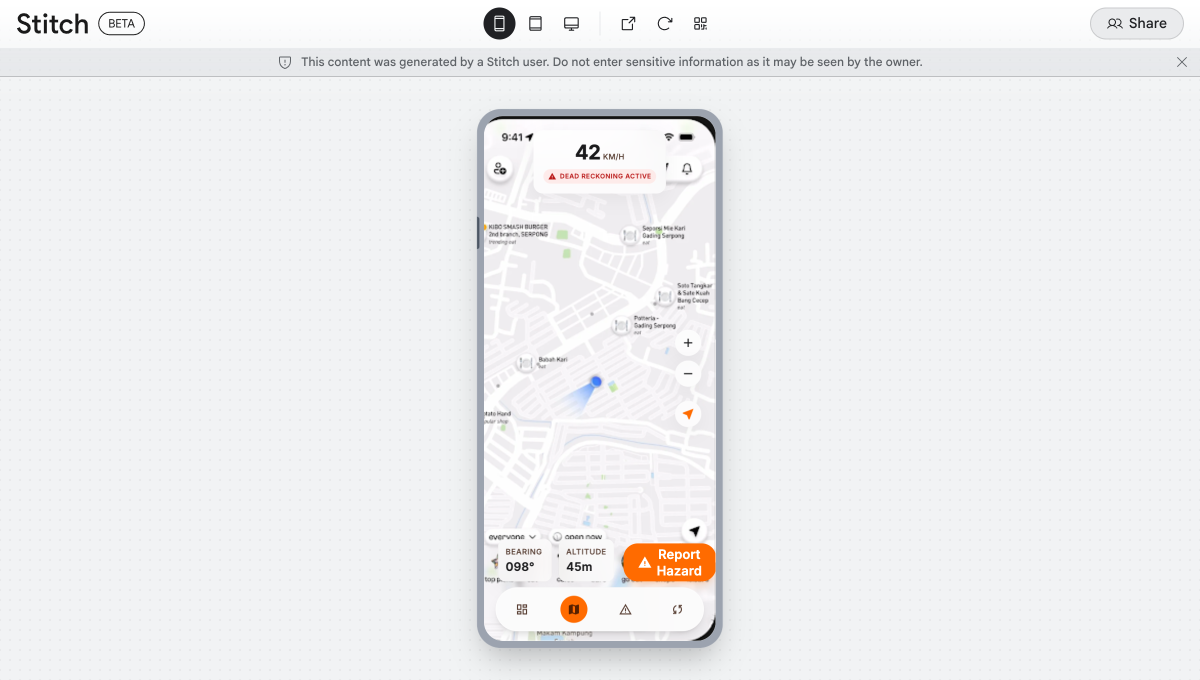
#> input picture stitch-design.png, 2400 x 1360 px, given as the content of the folder ../stitch-design.png, which was not available (shown at 1/2 size)
$ python contact_sheet.py --src ../stitch-design.png --out out.png
#> lines starting #> are read from the running program, lines starting #| are printed output that depends on the picture; pictures that were not available may be replaced by others from this repository, and a replacement may not be noted
#!/usr/bin/env python3
"""Tile a sample of images into one grid, for eyeballing a harvested pool.

    ai-services/.venv/bin/python scripts/contact_sheet.py \
        --src data/raw/vision/commons/LANDSLIDE --out /tmp/sheet.jpg --n 60

Why this is a required step and not a nicety
---------------------------------------------
`harvest_commons_vision.py` rejects by file title and
`build_vision_dataset.py` rejects by source category, and between them they
catch maps, icons, diagrams and paintings whose names or categories give them
away. Neither can catch a photograph that is correctly titled, correctly
categorised and still the wrong thing -- a close-up of a rock, a museum
display about a landslide, a portrait of a geologist standing near one.

The only instrument for that is a person looking at the images, and looking at
900 files one at a time is not something anyone actually does. A contact sheet
makes the pool reviewable in a few seconds, which is the difference between a
spot-check happening and a spot-check being skipped.

This is how the shipped model's real problem would have been caught before it
was trained: forty tiles of false-colour satellite squares next to forty tiles
of aerial photographs is instantly, visibly two modalities rather than two
hazards. No metric on the training data showed it -- the test accuracy was
1.00 -- but a glance at the images does.

Sampling is deterministic and spread across the pool
-----------------------------------------------------
An evenly-spaced sample over the sorted file list, not the first N and not a
fresh random draw each run. The first N would be one alphabetical slice, which
on a Commons harvest means one category and one photographer. A fixed seed
makes two runs comparable, so a sheet from before and after a filter change
shows what the change did.
"""
from __future__ import annotations

import argparse
import sys
from pathlib import Path

from PIL import Image, ImageDraw

IMG_EXT = {".jpg", ".jpeg", ".png"}


def main() -> int:
    ap = argparse.ArgumentParser(description=__doc__,
                                 formatter_class=argparse.RawDescriptionHelpFormatter)
    ap.add_argument("--src", type=Path, required=True)
    ap.add_argument("--out", type=Path, required=True)
    ap.add_argument("--n", type=int, default=60, help="tiles to show")
    ap.add_argument("--cols", type=int, default=10)
    ap.add_argument("--tile", type=int, default=160, help="tile edge in px")
    ap.add_argument("--label", action="store_true",
                    help="draw an index on each tile, to name a bad one")
    ap.add_argument("--start", type=int, default=None,
                    help="review a contiguous slice from this index instead of "
                         "sampling; indices then match the sorted pool, which "
                         "is what an exclusion list has to refer to")
    args = ap.parse_args()

    files = sorted(p for p in args.src.rglob("*")
                   if p.is_file() and p.suffix.lower() in IMG_EXT)
    if not files:
        print(f"error: no images under {args.src}", file=sys.stderr)
        return 1

    if args.start is not None:
        # Contiguous slice: for an exhaustive review, where every image must
        # be seen exactly once and its index must be stable across sheets.
        step = 1
        offset = args.start
        picked = files[args.start:args.start + args.n]
    else:
        # Evenly spaced across the whole pool rather than the first n.
        step = max(1, len(files) // args.n)
        offset = 0
        picked = files[::step][:args.n]

    cols = args.cols
    rows = (len(picked) + cols - 1) // cols
    t = args.tile
    sheet = Image.new("RGB", (cols * t, rows * t), (24, 24, 24))
#> sheet: PIL image 1600x160 RGB; every value is 24
    draw = ImageDraw.Draw(sheet)

    for i, path in enumerate(picked):
        try:
            with Image.open(path) as im:
#> im is the input picture: PIL image 2400x1360 RGB; mean R, G, B 238.3, 239.1, 239.9
                im = im.convert("RGB")
                # Cover-crop to square so every tile is the same size and the
                # grid stays readable; letterboxing wastes half the sheet.
                w, h = im.size
#> w = 2400; h = 1360
                side = min(w, h)
#> side = 1360
                im = im.crop(((w - side) // 2, (h - side) // 2,
                              (w + side) // 2, (h + side) // 2))
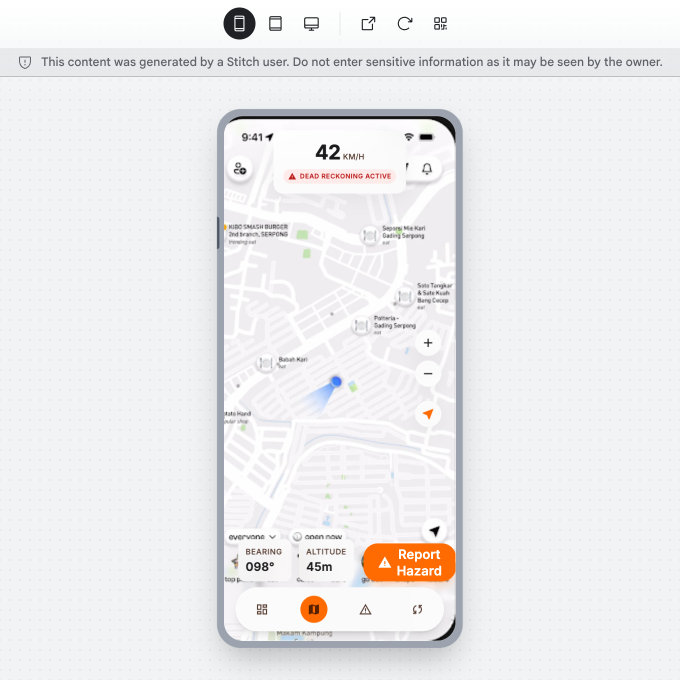
#> im: PIL image 1360x1360 RGB (shown at 1/2 size); mean R, G, B 236.9, 236.8, 237.5
                im = im.resize((t, t), Image.LANCZOS)
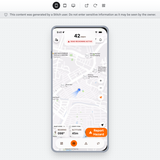
#> im: PIL image 160x160 RGB; mean R, G, B 236.8, 236.7, 237.4
        except Exception:  # noqa: BLE001 - an unreadable file shows as a blank
            im = Image.new("RGB", (t, t), (80, 0, 0))
        x, y = (i % cols) * t, (i // cols) * t
        sheet.paste(im, (x, y))
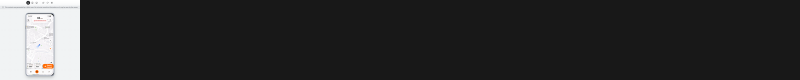
#> sheet: PIL image 1600x160 RGB (shown at 1/2 size); mean R, G, B 45.3, 45.3, 45.3
        if args.label:
            tag = str(offset + i * step)
            draw.rectangle([x, y, x + 8 + 7 * len(tag), y + 14], fill=(0, 0, 0))
            draw.text((x + 3, y + 3), tag, fill=(255, 255, 0))

    args.out.parent.mkdir(parents=True, exist_ok=True)
    sheet.save(args.out, quality=88)
    print(f"{len(picked)} of {len(files)} images (every {step}) -> {args.out}")
    for i, p in enumerate(picked):
        print(f"  {offset + i * step:4d} {p.name}")
    return 0


if __name__ == "__main__":
    raise SystemExit(main())
#> (the program exits here)
